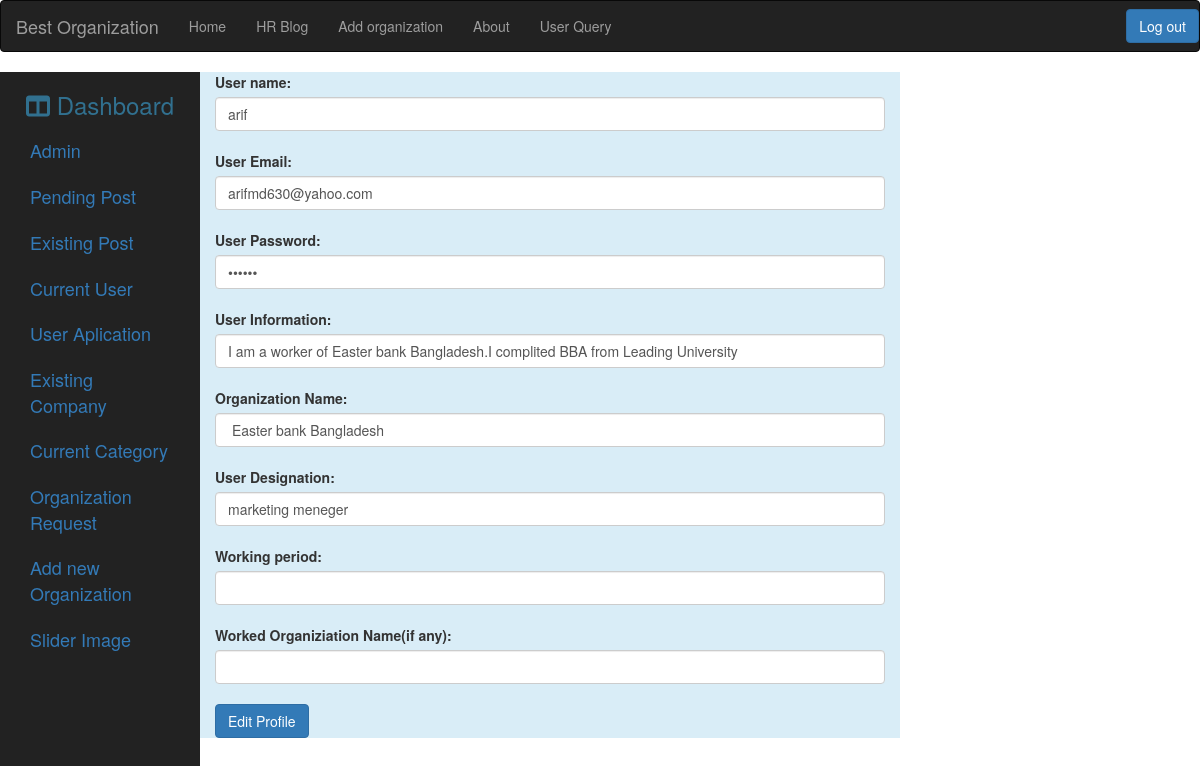
Page /admin/edit_user_information_core.php?userId=6 on the committed database.
### tables this page shows
CREATE TABLE `sign_up` (
  `User_id` int(11) NOT NULL,
  `User_name` varchar(11) NOT NULL,
  `User_email` varchar(255) NOT NULL,
  `User_password` varchar(255) NOT NULL,
  `Rule` text NOT NULL,
  `User_information` text DEFAULT NULL,
  `Current_organization_name` text DEFAULT NULL,
  `user_designation` text NOT NULL,
  `Previous_organization_name` text DEFAULT NULL,
  `working_period` text NOT NULL,
  `User_image` text DEFAULT NULL
);

### admin/edit_user_information_core.php (the view, shortened to what this page needs)
<?php
if($_REQUEST['userId']){
include("../database/connection.php");
$id=$_REQUEST ["userId"];
$query="SELECT * FROM sign_up WHERE User_id ='$id'";
$runQuery=mysqli_query($connection,$query);
$data=mysqli_fetch_assoc($runQuery);
?>
<!DOCTYPE html>
<html lang="en">
<head>
  <link rel="stylesheet" href="https://maxcdn.bootstrapcdn.com/bootstrap/3.4.1/css/bootstrap.min.css">
  <link rel="stylesheet" href="https://maxcdn.bootstrapcdn.com/bootstrap/3.3.7/css/bootstrap.min.css">
  <link rel="stylesheet" href="user.css">
</head>
<body>
<?php
include("../database/admin_navbar.php");
?>
<div class="container-fluid">
  <div class="row">
      <?php
include("../database/admin_right_navbar.php");
?>
<div class="col-md-7 bg-info ml-3">
        <form action="../database/edit_user_information.php?id=<?php  echo $id?>" method="POST">
      <label for="  ">User name:</label><br>
      <input type="text" class="form-control" name="User_name" value="<?php echo $data['User_name'];?>"><br>
       <label for="  ">User Email:</label><br>
      <input type="email" class="form-control" name="User_email" value="<?php echo $data['User_email']; ?>"><br>
       <label for="  ">User Password:</label><br>
      <input type="password"class="form-control" name="User_password" value="<?php echo $data['User_password']; ?>"><br>
      <label for="  ">User Information:</label><br>
      <input type="text"class="form-control" name="User_information" value="<?php echo $data['User_information']; ?>"><br>
       <label for="  ">Organization Name:</label><br>
      <input type="text"class="form-control" name="Current_organization_name" value="<?php echo $data['Current_organization_name']; ?>"><br>
       <label for="  ">User Designation:</label><br>
      <input type="text" class="form-control" name="User_designation" value="<?php echo $data['user_designation']; ?>"><br>
        <label for="  ">Working period:</label><br>
      <input type="text"class="form-control" name="working_period" value="<?php echo $data['working_period']; ?>"><br>
       <label for="  ">Worked Organiziation Name(if any):</label><br>
      <input type="text"class="form-control" name="Previous_organization_name" value="<?php echo $data['Previous_organization_name'];?>"><br>
      <input type="submit" value="Edit Profile" name="edit_info" class="btn btn-primary">
      </form>
      </div>
</body>
<?php   } ?>

### rows in the picture
sign_up: User_name "arif", User_email "arifmd630@yahoo.com", User_information "I am a worker of Easter bank Bangladesh.I complited BBA from Leading University", Current_organization_name "Easter bank Bangladesh", User_designation "marketing meneger"
